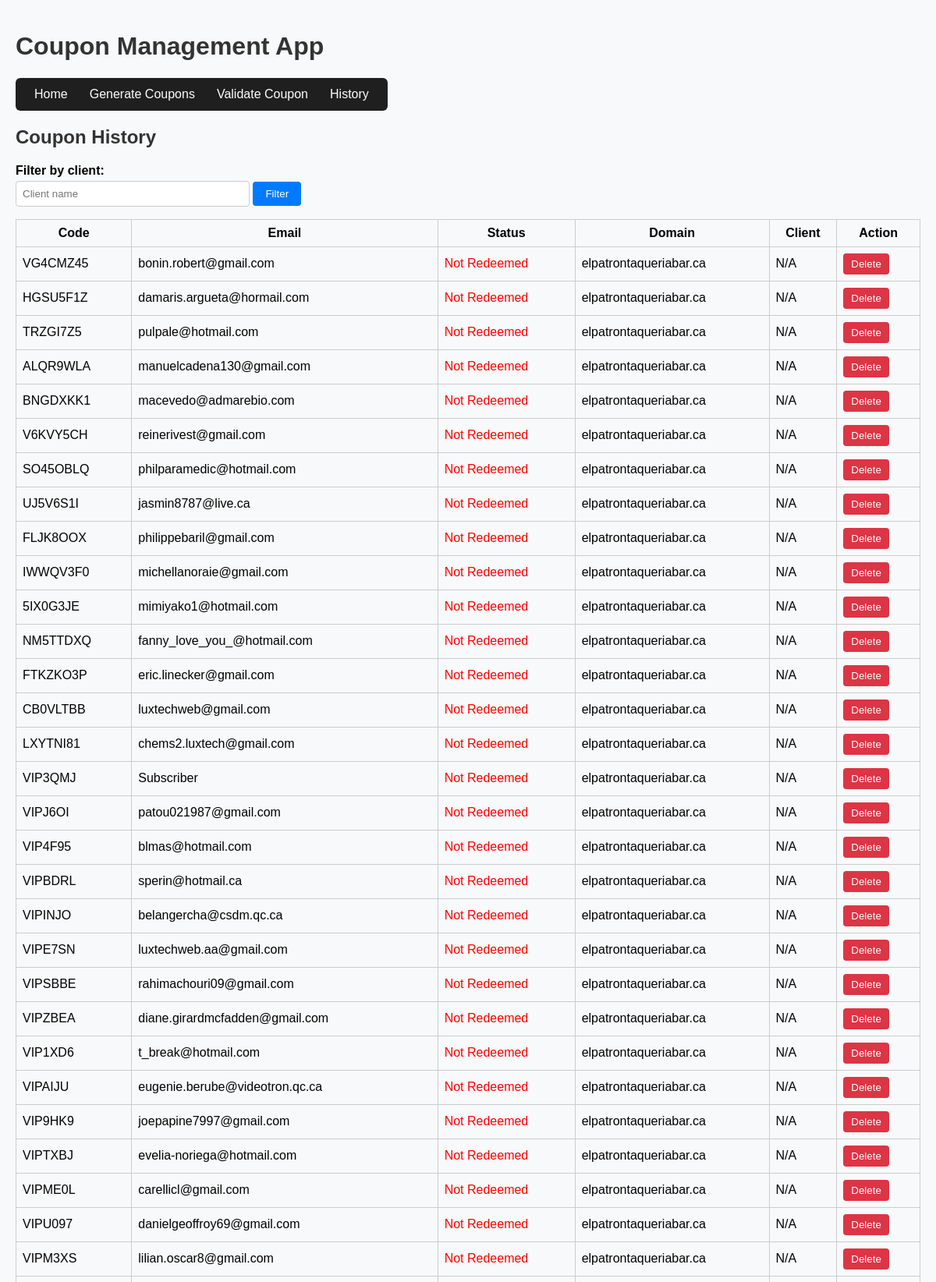
The app's page /history (upper part) with its own data.
### tables this page shows
CREATE TABLE coupons (
                id INTEGER PRIMARY KEY AUTOINCREMENT,
                email TEXT,
                code TEXT UNIQUE,
                created_at TIMESTAMP,
                expires_at TIMESTAMP,
                redeemed INTEGER DEFAULT 0,
                domain TEXT
            , client TEXT DEFAULT '', redeemed_at TIMESTAMP);

### app.py (the view)
@app.route('/history')
def history():
    client_name = request.args.get('client', '')
    with sqlite3.connect(DATABASE) as conn:
        c = conn.cursor()
        if client_name:
            c.execute("SELECT code, email, redeemed, domain, client FROM coupons WHERE client=?", (client_name,))
        else:
            c.execute("SELECT code, email, redeemed, domain, client FROM coupons")
        rows = c.fetchall()
    coupons = []
    for code, email, redeemed, domain, client in rows:
        coupons.append({
            'code': code,
            'email': email,
            'redeemed': redeemed,
            'domain': domain,
            'client': client
        })
    return render_template("history.html", coupons=coupons)

### templates/history.html (shortened to what this page needs)
{% extends "base.html" %}
{% block content %}
<h2>Coupon History</h2>
<form method="get" action="{{ url_for('history') }}">
  <label>Filter by client:</label>
  <input type="text" name="client" placeholder="Client name" value="{{ request.args.get('client', '') }}">
  <input type="submit" value="Filter">
</form>
<table>
  <thead>
    <tr>
      <th>Code</th>
      <th>Email</th>
      <th>Status</th>
      <th>Domain</th>
      <th>Client</th>
      <th>Action</th>
    </tr>
  </thead>
  <tbody>
    {% for coupon in coupons %}
    <tr>
      <td>{{ coupon.code }}</td>
      <td>{{ coupon.email or "N/A" }}</td>
      <td>
        {% if coupon.redeemed %}
          <span style="color: green;">Redeemed</span>
        {% else %}
          <span style="color: red;">Not Redeemed</span>
        {% endif %}
      </td>
      <td>{{ coupon.domain }}</td>
      <td>{{ coupon.client if coupon.client else "N/A" }}</td>
      <td>
        <form method="POST" action="{{ url_for('delete_coupon') }}" style="display:inline;">
          <button type="submit" class="delete-button">Delete</button>
        </form>
      </td>
    </tr>
    {% endfor %}
  </tbody>
</table>
{% endblock %}

### templates/base.html (shortened to what this page needs)
<!DOCTYPE html>
<html lang="en">
<head>
  <link rel="stylesheet" href="{{ url_for('static', filename='style.css') }}">
</head>
<body>
  <header>
    <h1>Coupon Management App</h1>
    <nav class="nav-bar">
      <a href="{{ url_for('index') }}">Home</a>
      <a href="{{ url_for('generate_coupons') }}">Generate Coupons</a>
      <a href="{{ url_for('validate_coupon') }}">Validate Coupon</a>
      <a href="{{ url_for('history') }}">History</a>
    </nav>
  </header>
  <main>
    {% block content %}{% endblock %}
  </main>
</body>
</html>

### Static/style.css (style rules this page uses)
body { margin: 0; padding: 20px; font-family: sans-serif; background-color: #f8f9fa; }
main { margin-top: 20px; }
h1, h2 { color: #333; }
nav { background-color: #1f1f1f; display: inline-flex; align-items: center; padding: 0.5rem 1rem; border-radius: 6px; gap: 0.75rem; }
nav a { color: #ffffff; text-decoration: none; padding: 0.25rem 0.5rem; border-radius: 4px; transition: background-color 0.2s; }
table { border-collapse: collapse; width: 100%; margin-top: 10px; }
th, td { border: 1px solid #ccc; padding: 8px; }
form label { display: block; margin-bottom: 4px; font-weight: 600; }
input[type="text"], input[type="number"], input[type="file"] { width: 100%; max-width: 300px; padding: 8px; margin-bottom: 6px; border: 1px solid #ccc; border-radius: 4px; box-sizing: border-box; }
input[type="submit"] { background-color: #007bff; color: #fff; padding: 8px 16px; border: none; border-radius: 4px; cursor: pointer; }
.delete-button { background-color: #dc3545; color: #fff; border: none; padding: 6px 10px; border-radius: 4px; cursor: pointer; }

### records on screen
coupons: code "VG4CMZ45", email "bonin.robert@gmail.com", redeemed "Not Redeemed", domain "elpatrontaqueriabar.ca", client "N/A"
coupons: code "HGSU5F1Z", email "damaris.argueta@hormail.com", redeemed "Not Redeemed", domain "elpatrontaqueriabar.ca", client "N/A"
coupons: code "TRZGI7Z5", email "pulpale@hotmail.com", redeemed "Not Redeemed", domain "elpatrontaqueriabar.ca", client "N/A"
coupons: code "ALQR9WLA", email "manuelcadena130@gmail.com", redeemed "Not Redeemed", domain "elpatrontaqueriabar.ca", client "N/A"
coupons: code "BNGDXKK1", email "macevedo@admarebio.com", redeemed "Not Redeemed", domain "elpatrontaqueriabar.ca", client "N/A"
coupons: code "V6KVY5CH", email "reinerivest@gmail.com", redeemed "Not Redeemed", domain "elpatrontaqueriabar.ca", client "N/A"
coupons: code "SO45OBLQ", email "philparamedic@hotmail.com", redeemed "Not Redeemed", domain "elpatrontaqueriabar.ca", client "N/A"
coupons: code "UJ5V6S1I", email "jasmin8787@live.ca", redeemed "Not Redeemed", domain "elpatrontaqueriabar.ca", client "N/A"
coupons: code "FLJK8OOX", email "philippebaril@gmail.com", redeemed "Not Redeemed", domain "elpatrontaqueriabar.ca", client "N/A"
coupons: code "IWWQV3F0", email "michellanoraie@gmail.com", redeemed "Not Redeemed", domain "elpatrontaqueriabar.ca", client "N/A"
coupons: code "5IX0G3JE", email "mimiyako1@hotmail.com", redeemed "Not Redeemed", domain "elpatrontaqueriabar.ca", client "N/A"
coupons: code "NM5TTDXQ", email "fanny_love_you_@hotmail.com", redeemed "Not Redeemed", domain "elpatrontaqueriabar.ca", client "N/A"
coupons: code "FTKZKO3P", email "eric.linecker@gmail.com", redeemed "Not Redeemed", domain "elpatrontaqueriabar.ca", client "N/A"
coupons: code "CB0VLTBB", email "luxtechweb@gmail.com", redeemed "Not Redeemed", domain "elpatrontaqueriabar.ca", client "N/A"
coupons: code "LXYTNI81", email "chems2.luxtech@gmail.com", redeemed "Not Redeemed", domain "elpatrontaqueriabar.ca", client "N/A"
coupons: code "VIP3QMJ", email "Subscriber", redeemed "Not Redeemed", domain "elpatrontaqueriabar.ca", client "N/A"
coupons: code "VIPJ6OI", email "patou021987@gmail.com", redeemed "Not Redeemed", domain "elpatrontaqueriabar.ca", client "N/A"
coupons: code "VIP4F95", email "blmas@hotmail.com", redeemed "Not Redeemed", domain "elpatrontaqueriabar.ca", client "N/A"
coupons: code "VIPBDRL", email "sperin@hotmail.ca", redeemed "Not Redeemed", domain "elpatrontaqueriabar.ca", client "N/A"
coupons: code "VIPINJO", email "belangercha@csdm.qc.ca", redeemed "Not Redeemed", domain "elpatrontaqueriabar.ca", client "N/A"
coupons: code "VIPE7SN", email "luxtechweb.aa@gmail.com", redeemed "Not Redeemed", domain "elpatrontaqueriabar.ca", client "N/A"
coupons: code "VIPSBBE", email "rahimachouri09@gmail.com", redeemed "Not Redeemed", domain "elpatrontaqueriabar.ca", client "N/A"
coupons: code "VIPZBEA", email "diane.girardmcfadden@gmail.com", redeemed "Not Redeemed", domain "elpatrontaqueriabar.ca", client "N/A"
coupons: code "VIP1XD6", email "t_break@hotmail.com", redeemed "Not Redeemed", domain "elpatrontaqueriabar.ca", client "N/A"
coupons: code "VIPAIJU", email "eugenie.berube@videotron.qc.ca", redeemed "Not Redeemed", domain "elpatrontaqueriabar.ca", client "N/A"
coupons: code "VIP9HK9", email "joepapine7997@gmail.com", redeemed "Not Redeemed", domain "elpatrontaqueriabar.ca", client "N/A"
coupons: code "VIPTXBJ", email "evelia-noriega@hotmail.com", redeemed "Not Redeemed", domain "elpatrontaqueriabar.ca", client "N/A"
coupons: code "VIPME0L", email "carellicl@gmail.com", redeemed "Not Redeemed", domain "elpatrontaqueriabar.ca", client "N/A"
coupons: code "VIPU097", email "danielgeoffroy69@gmail.com", redeemed "Not Redeemed", domain "elpatrontaqueriabar.ca", client "N/A"
coupons: code "VIPM3XS", email "lilian.oscar8@gmail.com", redeemed "Not Redeemed", domain "elpatrontaqueriabar.ca", client "N/A"
